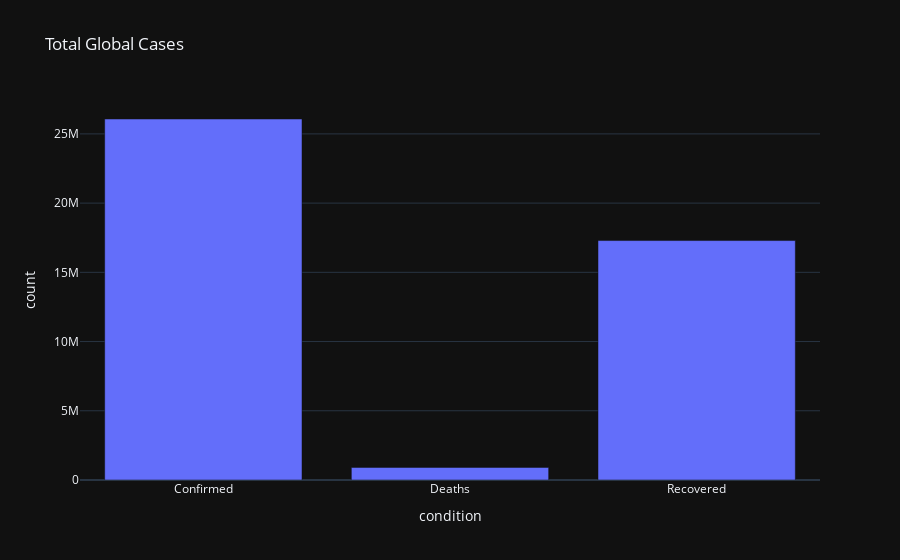

Notebook code for this chart:
### Code cell
import plotly.express as px
from data import totals_df

fig= px.bar(totals_df, x="condition", 
    hover_data={}
            y="count", template="plotly_dark", title="Total Global Cases")
fig.show()

### Figure 1 — Plotly figure (JSON) as saved in the notebook; plotly's stock layout.template omitted (floating-point values rounded to 4 significant figures)
{"data": [{"alignmentgroup": "True", "hovertemplate": "condition=%{x}<br>count=%{y}<extra></extra>", "legendgroup": "", "marker": {"color": "#636efa", "pattern": {"shape": ""}}, "name": "", "offsetgroup": "", "orientation": "v", "showlegend": false, "textposition": "auto", "type": "bar", "x": ["Confirmed", "Deaths", "Recovered"], "xaxis": "x", "y": [26075553, 908508, 17295478], "yaxis": "y"}], "layout": {"barmode": "relative", "legend": {"tracegroupgap": 0}, "title": {"text": "Total Global Cases"}, "xaxis": {"anchor": "y", "domain": [0, 1], "title": {"text": "condition"}}, "yaxis": {"anchor": "x", "domain": [0, 1], "title": {"text": "count"}}}}
